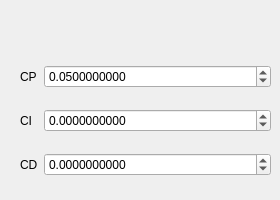
       <widget class="QWidget" name="tabPID">
        <attribute name="title">
         <string>PID</string>
        </attribute>
        <widget class="QWidget" name="layoutWidget">
         <property name="geometry">
          <rect>
           <x>20</x>
           <y>50</y>
           <width>251</width>
           <height>141</height>
          </rect>
         </property>
         <layout class="QHBoxLayout" name="horizontalLayout">
          <item>
           <layout class="QGridLayout" name="gridLayout_2" columnstretch="0,1">
            <item row="1" column="0">
             <widget class="QLabel" name="label_7">
              <property name="text">
               <string>CI</string>
              </property>
             </widget>
            </item>
            <item row="0" column="1">
             <widget class="QDoubleSpinBox" name="doubleSpinBoxCP">
              <property name="decimals">
               <number>10</number>
              </property>
              <property name="minimum">
               <double>-10.000000000000000</double>
              </property>
              <property name="singleStep">
               <double>0.050000000000000</double>
              </property>
              <property name="value">
               <double>0.050000000000000</double>
              </property>
             </widget>
            </item>
            <item row="1" column="1">
             <widget class="QDoubleSpinBox" name="doubleSpinBoxCI">
              <property name="decimals">
               <number>10</number>
              </property>
              <property name="minimum">
               <double>-1000.000000000000000</double>
              </property>
              <property name="maximum">
               <double>1000.000000000000000</double>
              </property>
             </widget>
            </item>
            <item row="2" column="1">
             <widget class="QDoubleSpinBox" name="doubleSpinBoxCD">
              <property name="decimals">
               <number>10</number>
              </property>
              <property name="minimum">
               <double>-10.000000000000000</double>
              </property>
             </widget>
            </item>
            <item row="0" column="0">
             <widget class="QLabel" name="label_6">
              <property name="text">
               <string>CP</string>
              </property>
             </widget>
            </item>
            <item row="2" column="0">
             <widget class="QLabel" name="label_8">
              <property name="text">
               <string>CD</string>
              </property>
             </widget>
            </item>
           </layout>
          </item>
         </layout>
        </widget>
       </widget>
